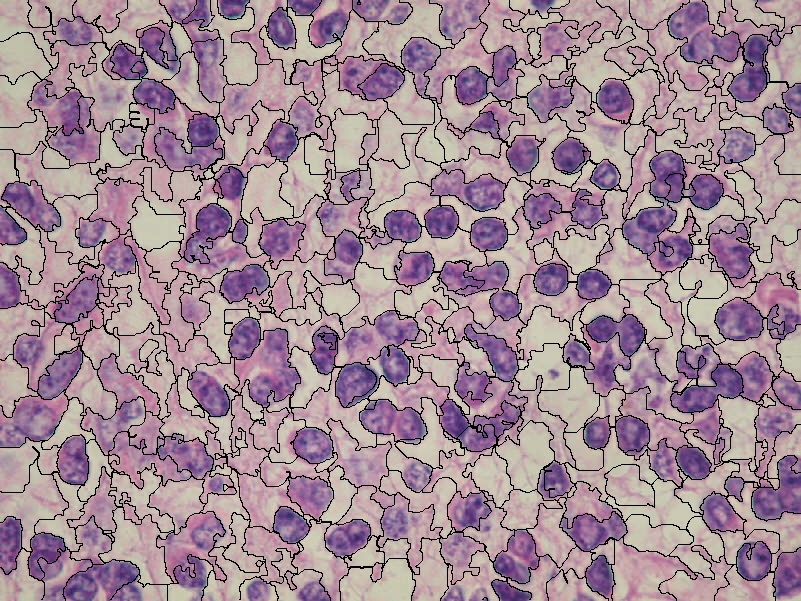
#> input picture cells-seeds-400.jpg, 801 x 601 px
$ python opencv-slic.py cells-seeds-400.jpg 100
#> lines starting #> are read from the running program, lines starting #| are printed output that depends on the picture
import numpy as np
import cv2
import sys

NBR_ITERATIONS = 10
WAITING  = "-\\|//"

if __name__ == '__main__':

	if len(sys.argv) < 2:
		print("[!] %s <file path> [region_size]" % sys.argv[0])
		print("example: %s dog.png 20" % sys.argv[0])
		sys.exit(1)

	region_size = 20
	filePath = sys.argv[1]
	if (len(sys.argv) >= 2):
		region_size = int(sys.argv[2])

	slic = None
	ruler = 40

	img = cv2.imread(filePath, 1)
#> img is the input picture: shape (601, 801, 3); mean B, G, R 148.8, 137, 161.2

	converted_img = cv2.cvtColor(img, cv2.COLOR_BGR2LAB)
#> converted_img: shape (601, 801, 3); mean of channels 0, 1, 2 150.5, 139.3, 125

	slic = cv2.ximgproc.createSuperpixelSLIC(converted_img, cv2.ximgproc.SLIC, region_size, ruler)
	color_img = np.zeros(img.shape, np.uint8)
	color_img[:] = (0, 0, 0)

	for n in range(NBR_ITERATIONS):
		print("\r[%s] iteration %d (%d %%)..." % (WAITING[n % 4], n, (100*n/NBR_ITERATIONS))),
		sys.stdout.flush()
		slic.iterate(NBR_ITERATIONS)
	print("done!")

	print("[*] %d superpixels have been generated" % slic.getNumberOfSuperpixels())
#| [*] 48 superpixels have been generated

	slic.enforceLabelConnectivity()
	mask = slic.getLabelContourMask(False)
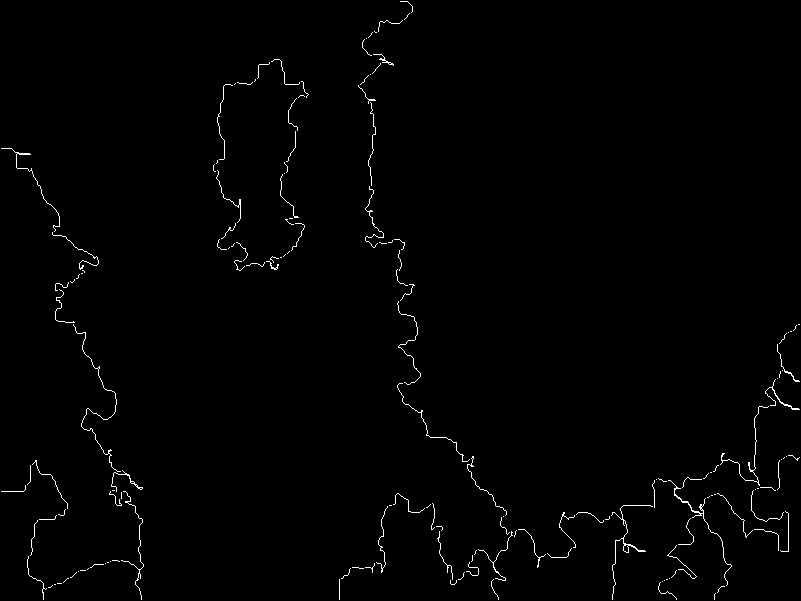
#> mask: shape (601, 801); 0.96% white in thin lines or dots

	# stitch foreground & background together
	mask_inv = cv2.bitwise_not(mask)
#> mask_inv: shape (601, 801); 99% white; black in thin lines or dots
	result_bg = cv2.bitwise_and(img, img, mask=mask_inv)
	result_fg = cv2.bitwise_and(color_img, color_img, mask=mask)
#> result_fg: shape (601, 801, 3); every value is 0

	result = cv2.add(result_bg, result_fg)

	pointIndex = filePath.rfind('.')
	filePath = filePath[:pointIndex] + "-slic-" + str(region_size) + filePath[pointIndex:]
	print("[-] saving result in file %s" % filePath)
	cv2.imwrite(filePath, result)

$ run again, on obama-seeds-400.jpg
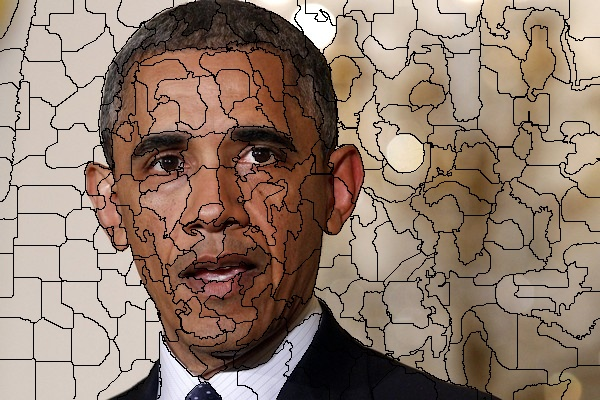
#> input picture obama-seeds-400.jpg, 600 x 400 px
#> img is the input picture: shape (400, 600, 3); mean B, G, R 109.4, 123.9, 145.2
#> converted_img: shape (400, 600, 3); mean of channels 0, 1, 2 133.8, 134.2, 139.1
#| [*] 24 superpixels have been generated
#> `mask = slic.getLabelContourMask(False)`:
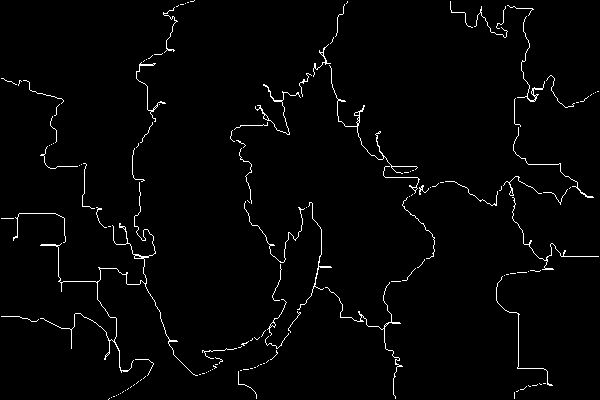
#> mask: shape (400, 600); 2% white in thin lines or dots
#> mask_inv: shape (400, 600); 98% white; black in thin lines or dots
#> `result_bg = cv2.bitwise_and(img, img, mask=mask_inv)`:
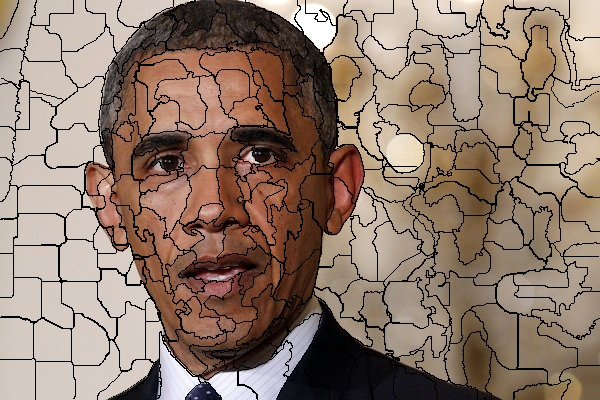
#> result_bg: shape (400, 600, 3); mean B, G, R 108.1, 122.4, 143.3
#> result_fg: shape (400, 600, 3); every value is 0
